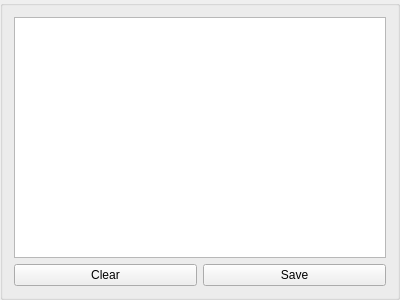
<?xml version="1.0" encoding="UTF-8"?>
<ui version="4.0">
 <class>CommentView</class>
 <widget class="QGroupBox" name="CommentView">
  <property name="geometry">
   <rect>
    <x>0</x>
    <y>0</y>
    <width>400</width>
    <height>300</height>
   </rect>
  </property>
  <property name="windowTitle">
   <string>Comment View</string>
  </property>
  <layout class="QGridLayout" name="gridLayout">
   <item row="0" column="0" colspan="2">
    <widget class="QTextEdit" name="textEdit"/>
   </item>
   <item row="1" column="0">
    <widget class="QPushButton" name="pushButton_2">
     <property name="text">
      <string>Clear</string>
     </property>
    </widget>
   </item>
   <item row="1" column="1">
    <widget class="QPushButton" name="pushButton">
     <property name="text">
      <string>Save</string>
     </property>
    </widget>
   </item>
  </layout>
 </widget>
 <resources/>
 <connections/>
</ui>
